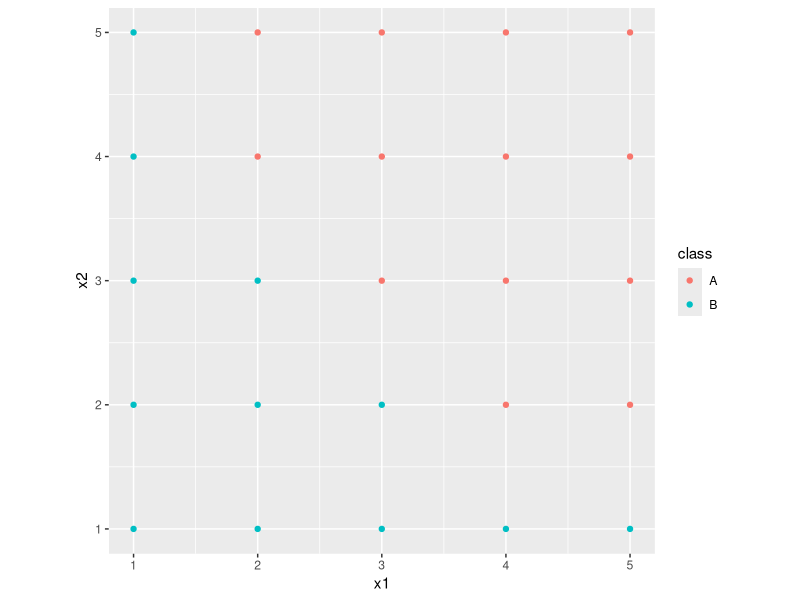
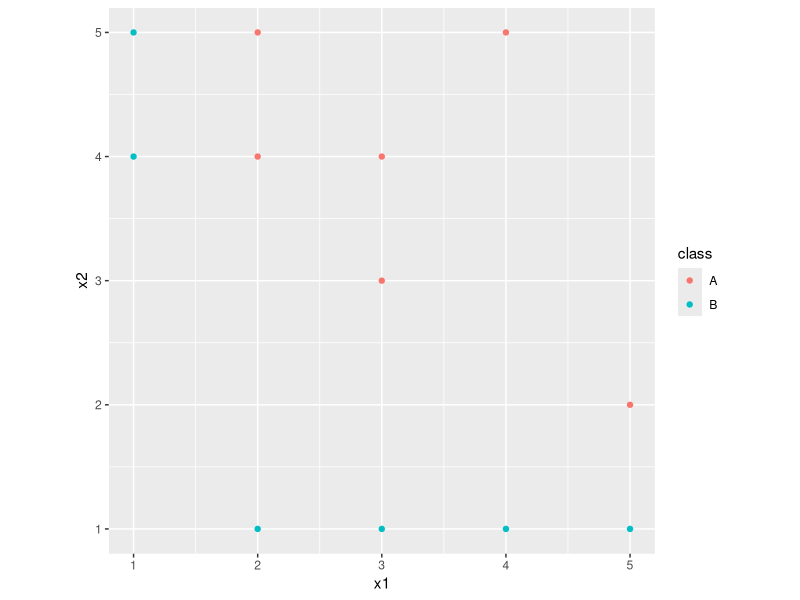
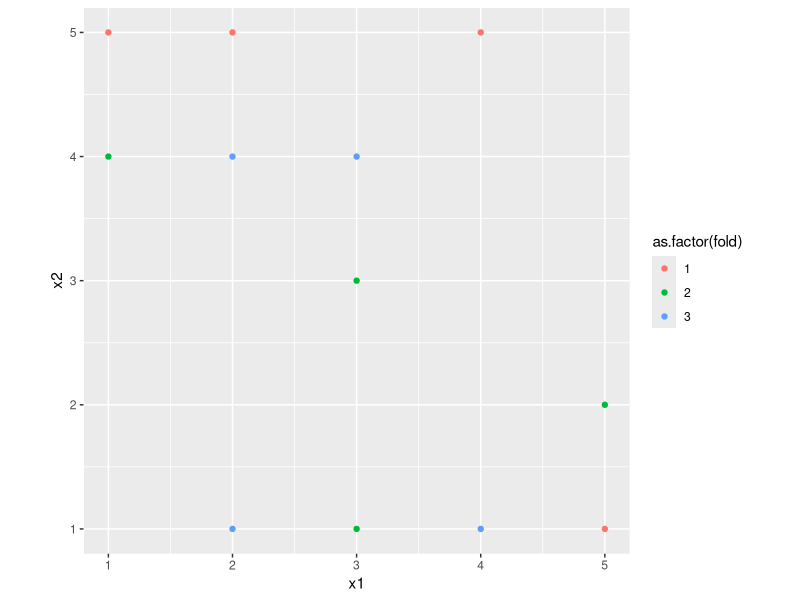
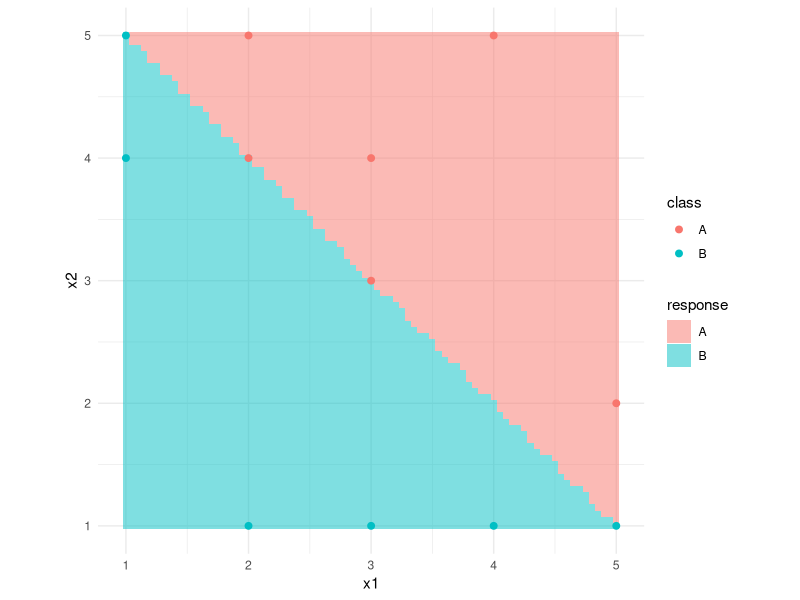
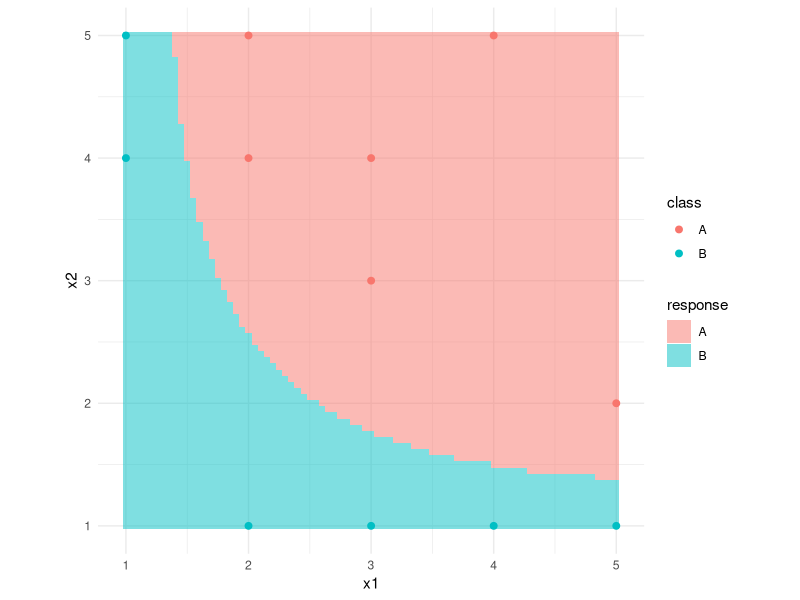
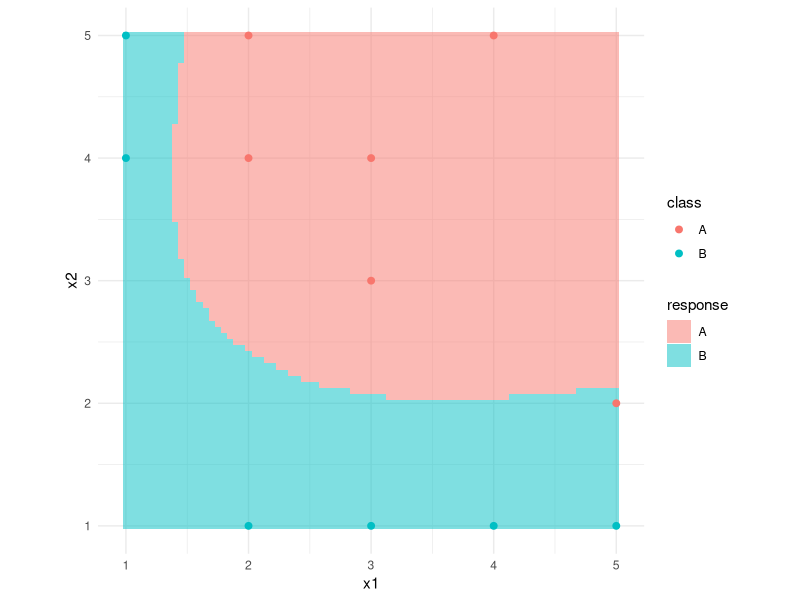
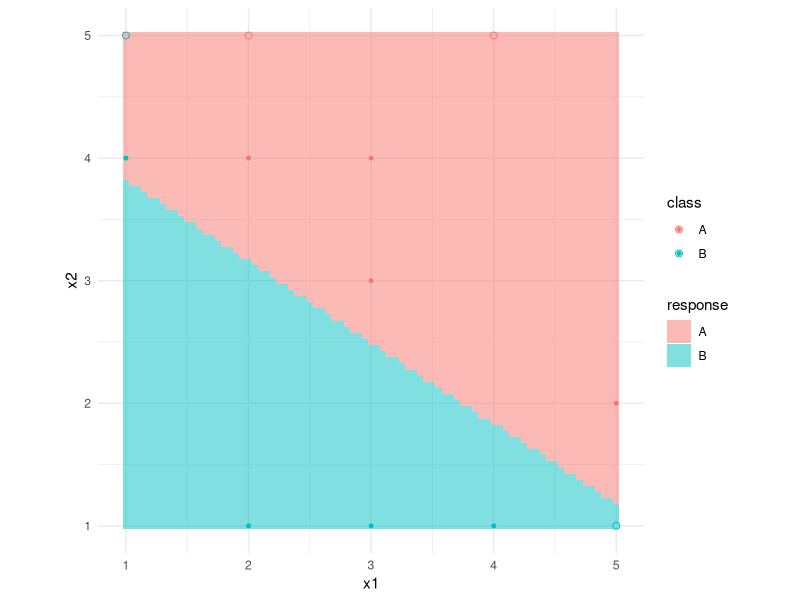
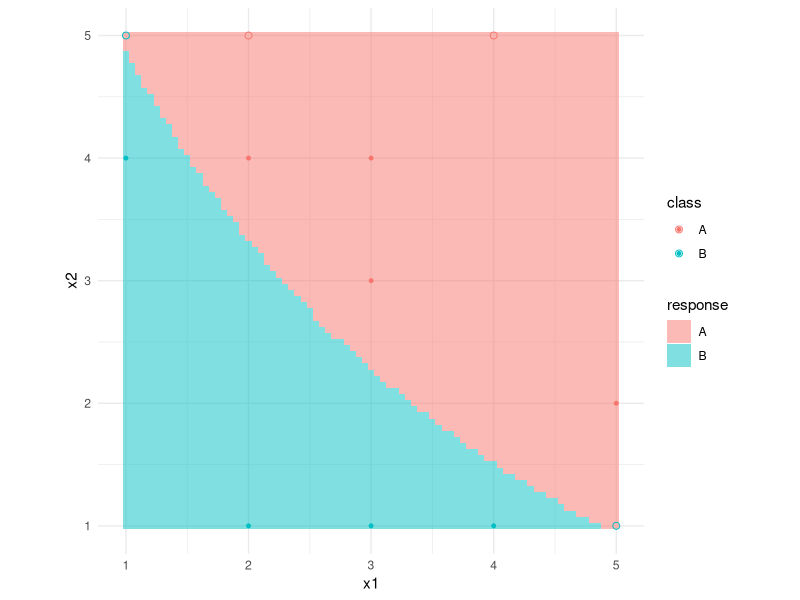

The R source for these figures, in order:
# Load libraries
library(tidyverse)
library(e1071)
library(patchwork)

# Set up data
set.seed(1)
df <- expand.grid(x1 = seq(1, 5),
                  x2 = seq(1, 5)) %>%
  mutate(class = as.factor(if_else(sqrt((x1 - 5)^2 + (x2 - 5)^2) < 3.5, 'A', 'B')))

ggplot(data = df,
       aes(x1, x2, color = class)) +
  geom_point() +
  coord_equal()

df <- expand.grid(x1 = seq(1, 5),
                  x2 = seq(1, 5)) %>%
  mutate(class = as.factor(if_else(sqrt((x1 - 5)^2 + (x2 - 5)^2) < 3.5, 'A', 'B'))) %>%
  arrange(sample(1:25)) %>%
  group_by(class) %>%
  slice(1:6) %>%
  mutate(fold = sample(c(1, 1,
                          2, 2,
                          3, 3))) %>%
  ungroup()

ggplot(data = df,
       aes(x1, x2, color = class)) +
  geom_point() +
  coord_equal()

ggplot(data = df,
       aes(x1, x2, color = as.factor(fold))) +
  geom_point() +
  coord_equal()

# svm
pred_model <- svm(class ~ x1 + x2, data = df, kernel = "linear", scale = FALSE)
predict(pred_model, df)

background <- expand_grid(x1 = seq(1, 5, .05),
                          x2 = seq(1, 5, .05))
background <- background %>%
  mutate(response = predict(pred_model, .))

ggplot() +
  geom_tile(data = background,
            aes(x1, x2, fill = response),
            alpha = .5) +
  geom_point(data = df,
             aes(x1, x2, color = class),
             size = 2) +
  coord_equal() +
  theme_minimal()

pred_model <- svm(class ~ x1 + x2, data = df, kernel = "polynomial", degree = 2, scale = FALSE)
predict(pred_model, df)

background <- expand_grid(x1 = seq(1, 5, .05),
                          x2 = seq(1, 5, .05))
background <- background %>%
  mutate(response = predict(pred_model, .))

ggplot() +
  geom_tile(data = background,
            aes(x1, x2, fill = response),
            alpha = .5) +
  geom_point(data = df,
             aes(x1, x2, color = class),
             size = 2) +
  coord_equal() +
  theme_minimal()

pred_model <- svm(class ~ x1 + x2, data = df, kernel = "radial", scale = FALSE, gamma = 1/4)
predict(pred_model, df)

background <- expand_grid(x1 = seq(1, 5, .05),
                          x2 = seq(1, 5, .05))
background <- background %>%
  mutate(response = predict(pred_model, .))

ggplot() +
  geom_tile(data = background,
            aes(x1, x2, fill = response),
            alpha = .5) +
  geom_point(data = df,
             aes(x1, x2, color = class),
             size = 2) +
  coord_equal() +
  theme_minimal()

# analysis/assessment folds
df_train <- df %>% filter(fold != 1)
df_assessment <- df %>% filter(fold == 1)
pred_model_1 <- svm(class ~ x1 + x2, data = df_train, kernel = "linear", scale = FALSE)
background <- expand_grid(x1 = seq(1, 5, .05),
                          x2 = seq(1, 5, .05))
background <- background %>%
  mutate(response = predict(pred_model_1, .))

ggplot() +
  geom_tile(data = background,
            aes(x1, x2, fill = response),
            alpha = .5) +
  geom_point(data = df_train,
             aes(x1, x2, color = class),
             size = 1) +
  geom_point(data = df_assessment,
             aes(x1, x2, color = class),
             shape = 21,
             size = 2) +
  coord_equal() +
  theme_minimal()

pred_model_2 <- svm(class ~ x1 + x2, data = df_train, kernel = "polynomial", degree = 2, scale = FALSE)
background <- expand_grid(x1 = seq(1, 5, .05),
                          x2 = seq(1, 5, .05))
background <- background %>%
  mutate(response = predict(pred_model_2, .))

ggplot() +
  geom_tile(data = background,
            aes(x1, x2, fill = response),
            alpha = .5) +
  geom_point(data = df_train,
             aes(x1, x2, color = class),
             size = 1) +
  geom_point(data = df_assessment,
             aes(x1, x2, color = class),
             shape = 21,
             size = 2) +
  coord_equal() +
  theme_minimal()

pred_model_3 <- svm(class ~ x1 + x2, data = df_train, kernel = "radial", scale = FALSE, gamma = 1/4)
background <- expand_grid(x1 = seq(1, 5, .05),
                          x2 = seq(1, 5, .05))
background <- background %>%
  mutate(response = predict(pred_model_3, .))

ggplot() +
  geom_tile(data = background,
            aes(x1, x2, fill = response),
            alpha = .5) +
  geom_point(data = df_train,
             aes(x1, x2, color = class),
             size = 1) +
  geom_point(data = df_assessment,
             aes(x1, x2, color = class),
             shape = 21,
             size = 2) +
  coord_equal() +
  theme_minimal()

df_assessment_summary <- df_assessment %>%
  mutate(response_1 = predict(pred_model_1, .),
         response_2 = predict(pred_model_2, .),
         response_3 = predict(pred_model_3, .)) %>%
  mutate(check_1 = if_else(class == response_1, 1, 0),
         check_2 = if_else(class == response_2, 1, 0),
         check_3 = if_else(class == response_3, 1, 0)) %>%
  summarise(accuracy_1 = mean(check_1),
            accuracy_2 = mean(check_2),
            accuracy_3 = mean(check_3))

# loop over all folds
df_assessment_summary <- data.frame(fold = numeric(),
                             accuracy_1 = numeric(),
                             accuracy_2 = numeric(),
                             accuracy_3 = numeric())

for(i in 1:3) {
  df_train <- df %>% filter(fold != i)
  df_assessment <- df %>% filter(fold == i)
  pred_model_1 <- svm(class ~ x1 + x2, data = df_train, kernel = "linear", scale = FALSE)
  pred_model_2 <- svm(class ~ x1 + x2, data = df_train, kernel = "polynomial", degree = 2, scale = FALSE)
  pred_model_3 <- svm(class ~ x1 + x2, data = df_train, kernel = "radial", scale = FALSE, gamma = 1/4)

  df_assessment_summary <- df_assessment %>%
    mutate(response_1 = predict(pred_model_1, .),
           response_2 = predict(pred_model_2, .),
           response_3 = predict(pred_model_3, .)) %>%
    mutate(check_1 = if_else(class == response_1, 1, 0),
           check_2 = if_else(class == response_2, 1, 0),
           check_3 = if_else(class == response_3, 1, 0)) %>%
    summarise(fold = i,
              accuracy_1 = mean(check_1),
              accuracy_2 = mean(check_2),
              accuracy_3 = mean(check_3)) %>%
    rbind(df_assessment_summary)
}

df_assessment_final <- df_assessment_summary %>%
  summarise(accuracy_1 = mean(accuracy_1),
            accuracy_2 = mean(accuracy_2),
            accuracy_3 = mean(accuracy_3))

# now to try out different seeds until we get a set that has good variation
df_assessment_final <- data.frame(seed = numeric(),
                             accuracy_1 = numeric(),
                             accuracy_2 = numeric(),
                             accuracy_3 = numeric())

for(seed in 1:100) {
  set.seed(seed)
  df <- expand.grid(x1 = seq(1, 5),
                    x2 = seq(1, 5)) %>%
    mutate(class = as.factor(if_else(sqrt((x1 - 5)^2 + (x2 - 5)^2) < 3.5, 'A', 'B'))) %>%
    arrange(sample(1:25)) %>%
    group_by(class) %>%
    slice(1:6) %>%
    mutate(fold = sample(c(1, 1,
                            2, 2,
                            3, 3))) %>%
    ungroup()

  df_assessment_summary <- data.frame(fold = numeric(),
                               accuracy_1 = numeric(),
                               accuracy_2 = numeric(),
                               accuracy_3 = numeric())

  for(i in 1:3) {
    df_train <- df %>% filter(fold != i)
    df_assessment <- df %>% filter(fold == i)
    pred_model_1 <- svm(class ~ x1 + x2, data = df_train, kernel = "linear", scale = FALSE)
    pred_model_2 <- svm(class ~ x1 + x2, data = df_train, kernel = "polynomial", degree = 2, scale = FALSE)
    pred_model_3 <- svm(class ~ x1 + x2, data = df_train, kernel = "radial", scale = FALSE, gamma = 1/4)

    df_assessment_summary <- df_assessment %>%
      mutate(response_1 = predict(pred_model_1, .),
             response_2 = predict(pred_model_2, .),
             response_3 = predict(pred_model_3, .)) %>%
      mutate(check_1 = if_else(class == response_1, 1, 0),
             check_2 = if_else(class == response_2, 1, 0),
             check_3 = if_else(class == response_3, 1, 0)) %>%
      summarise(fold = i,
                accuracy_1 = mean(check_1),
                accuracy_2 = mean(check_2),
                accuracy_3 = mean(check_3)) %>%
      rbind(df_assessment_summary)
  }

  df_assessment_final <- df_assessment_summary %>%
    summarise(seed = seed,
              accuracy_1 = mean(accuracy_1),
              accuracy_2 = mean(accuracy_2),
              accuracy_3 = mean(accuracy_3)) %>%
    rbind(df_assessment_final)
}

df_assessment_final <- df_assessment_final %>%
  filter(accuracy_1 < accuracy_2 &
           accuracy_3 < accuracy_2 &
           accuracy_1 < accuracy_3 &
           accuracy_2 != 1)
df_assessment_final # 61, 11, 6

## try one out
set.seed(11)

df <- expand.grid(x1 = seq(1, 5),
                  x2 = seq(1, 5)) %>%
  mutate(class = as.factor(if_else(sqrt((x1 - 5)^2 + (x2 - 5)^2) < 3.5, 'A', 'B'))) %>%
  arrange(sample(1:25)) %>%
  group_by(class) %>%
  slice(1:6) %>%
  mutate(fold = sample(c(1, 1,
                          2, 2,
                          3, 3))) %>%
  ungroup()

# loop through 1, 2, 3 by hand
current_fold <- 1
df_train <- df %>% filter(fold != current_fold)
df_assessment <- df %>% filter(fold == current_fold)
pred_model_1 <- svm(class ~ x1 + x2, data = df_train, kernel = "linear", scale = FALSE)
background <- expand_grid(x1 = seq(1, 5, .05),
                          x2 = seq(1, 5, .05))
background <- background %>%
  mutate(response = predict(pred_model_1, .))

p_1 <- ggplot() +
  geom_tile(data = background,
            aes(x1, x2, fill = response),
            alpha = .5) +
  geom_point(data = df_train,
             aes(x1, x2, color = class),
             size = 1) +
  geom_point(data = df_assessment,
             aes(x1, x2, color = class),
             shape = 21,
             size = 2) +
  coord_equal() +
  theme_minimal()

pred_model_2 <- svm(class ~ x1 + x2, data = df_train, kernel = "polynomial", degree = 2, scale = FALSE)
background <- expand_grid(x1 = seq(1, 5, .05),
                          x2 = seq(1, 5, .05))
background <- background %>%
  mutate(response = predict(pred_model_2, .))

p_2 <- ggplot() +
  geom_tile(data = background,
            aes(x1, x2, fill = response),
            alpha = .5) +
  geom_point(data = df_train,
             aes(x1, x2, color = class),
             size = 1) +
  geom_point(data = df_assessment,
             aes(x1, x2, color = class),
             shape = 21,
             size = 2) +
  coord_equal() +
  theme_minimal()

pred_model_3 <- svm(class ~ x1 + x2, data = df_train, kernel = "radial", scale = FALSE,
                    gamma = 1/4)
background <- expand_grid(x1 = seq(1, 5, .05),
                          x2 = seq(1, 5, .05))
background <- background %>%
  mutate(response = predict(pred_model_3, .))

p_3 <- ggplot() +
  geom_tile(data = background,
            aes(x1, x2, fill = response),
            alpha = .5) +
  geom_point(data = df_train,
             aes(x1, x2, color = class),
             size = 1) +
  geom_point(data = df_assessment,
             aes(x1, x2, color = class),
             shape = 21,
             size = 2) +
  coord_equal() +
  theme_minimal()

p_1 + p_2 + p_3 +
  plot_layout(guides = 'collect')

df_assessment %>%
  mutate(response_1 = predict(pred_model_1, .),
         response_2 = predict(pred_model_2, .),
         response_3 = predict(pred_model_3, .)) %>%
  mutate(check_1 = if_else(class == response_1, 1, 0),
         check_2 = if_else(class == response_2, 1, 0),
         check_3 = if_else(class == response_3, 1, 0)) %>%
  summarise(accuracy_1 = mean(check_1),
            accuracy_2 = mean(check_2),
            accuracy_3 = mean(check_3))

# seed = 11, 61
